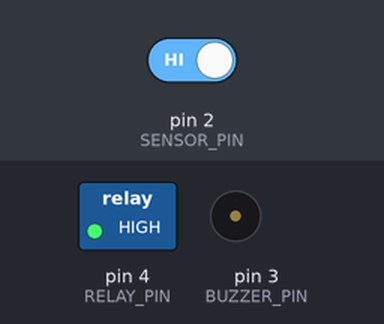
This sketch was run on a simulated Arduino Uno, built with avr-gcc and run on an emulated ATmega328P. Parts: switched loads named in the sketch (green lamp = pin HIGH), buzzer (waves = sounding). The test bench sets the inputs (shaded band); at power-on: pin 2 (SENSOR_PIN) HIGH.

Above: at 1.2 s.
1.3 s: pin 2 (SENSOR_PIN) driven LOW
At 2.5 s:
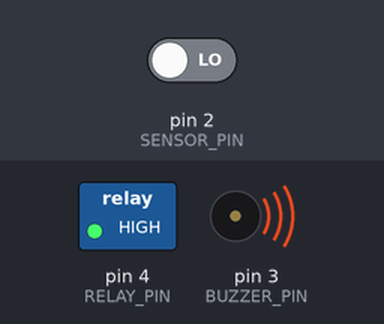
At 4.0 s:
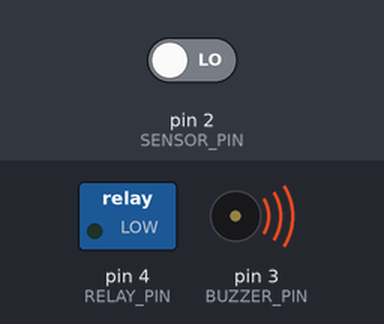
4.3 s: pin 2 (SENSOR_PIN) driven HIGH
At 7.5 s:
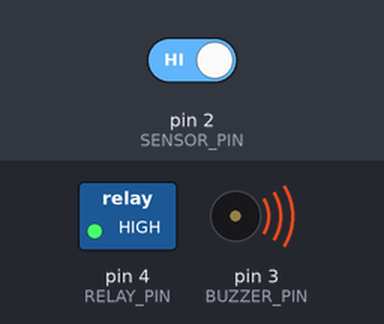
Timing chart, 0 to 9.0 s (numbered marks = the images above; inputs shaded):
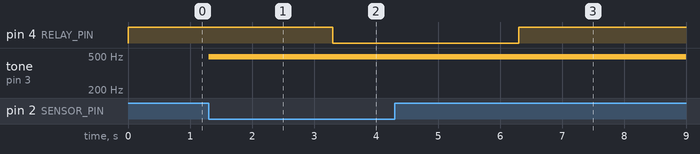

The sketch:

fire_sensor.ino
```cpp
  #define SENSOR_PIN 2
#define BUZZER_PIN 3
#define RELAY_PIN 4
#define SPRINKLER_START_DELAY 2000 //5 seconds
#define SPRINKLER_ON_TIME 3000 //3 sseconds sprinkler on time

unsigned long previousTime = millis();

void setup()
{
 pinMode(RELAY_PIN, OUTPUT);
 pinMode(SENSOR_PIN, INPUT);
}

void loop()
{
 //if there is fire then the sensor value will be LOW else the value will be HIGH
 int sensorValue = digitalRead(SENSOR_PIN);

 //There is fire
 if (sensorValue == LOW)
 {
    analogWrite(BUZZER_PIN, 50);

    if (millis() - previousTime > SPRINKLER_START_DELAY)
    {
      digitalWrite(RELAY_PIN, LOW);
      delay(SPRINKLER_ON_TIME);
    }
 }
 else
 {
     analogWrite(BUZZER_PIN, 0);
     digitalWrite(RELAY_PIN, HIGH);
     previousTime = millis();
    }
 }
```

Measured:
- after the input at 1.3 s, pin 4 (RELAY_PIN): HIGH → LOW after 2.0 s; tone on pin 3 (BUZZER_PIN): silent → 490 Hz at once
- after the input at 4.3 s, pin 4 (RELAY_PIN): LOW → HIGH after 2.0 s
